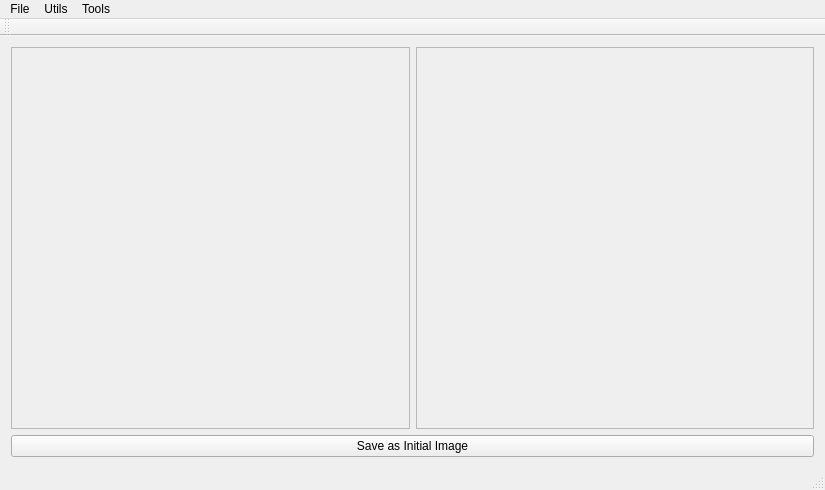
<?xml version="1.0" encoding="UTF-8"?>
<ui version="4.0">
 <class>MainWindow</class>
 <widget class="QMainWindow" name="MainWindow">
  <property name="geometry">
   <rect>
    <x>0</x>
    <y>0</y>
    <width>825</width>
    <height>490</height>
   </rect>
  </property>
  <property name="windowTitle">
   <string>ImageProcessingTool</string>
  </property>
  <widget class="QWidget" name="centralWidget">
   <layout class="QGridLayout" name="gridLayout">
    <item row="0" column="0">
     <widget class="QScrollArea" name="scrollArea">
      <property name="enabled">
       <bool>true</bool>
      </property>
      <property name="sizeAdjustPolicy">
       <enum>QAbstractScrollArea::AdjustToContents</enum>
      </property>
      <property name="widgetResizable">
       <bool>true</bool>
      </property>
      <widget class="QWidget" name="scrollAreaWidgetContents_5">
       <property name="geometry">
        <rect>
         <x>0</x>
         <y>0</y>
         <width>399</width>
         <height>388</height>
        </rect>
       </property>
       <layout class="QHBoxLayout" name="horizontalLayout_2">
        <item alignment="Qt::AlignLeft|Qt::AlignTop">
         <widget class="QLabel" name="label">
          <property name="maximumSize">
           <size>
            <width>16777215</width>
            <height>16777215</height>
           </size>
          </property>
          <property name="autoFillBackground">
           <bool>false</bool>
          </property>
          <property name="text">
           <string/>
          </property>
         </widget>
        </item>
       </layout>
      </widget>
     </widget>
    </item>
    <item row="0" column="1">
     <widget class="QScrollArea" name="scrollArea_2">
      <property name="acceptDrops">
       <bool>false</bool>
      </property>
      <property name="autoFillBackground">
       <bool>false</bool>
      </property>
      <property name="sizeAdjustPolicy">
       <enum>QAbstractScrollArea::AdjustToContents</enum>
      </property>
      <property name="widgetResizable">
       <bool>true</bool>
      </property>
      <widget class="QWidget" name="scrollAreaWidgetContents_6">
       <property name="geometry">
        <rect>
         <x>0</x>
         <y>0</y>
         <width>398</width>
         <height>388</height>
        </rect>
       </property>
       <layout class="QHBoxLayout" name="horizontalLayout">
        <item alignment="Qt::AlignLeft|Qt::AlignTop">
         <widget class="QLabel" name="label_2">
          <property name="maximumSize">
           <size>
            <width>16777215</width>
            <height>16777215</height>
           </size>
          </property>
          <property name="autoFillBackground">
           <bool>false</bool>
          </property>
          <property name="text">
           <string/>
          </property>
         </widget>
        </item>
       </layout>
      </widget>
     </widget>
    </item>
    <item row="1" column="0" colspan="2">
     <widget class="QPushButton" name="btnSaveAsInitialImage">
      <property name="text">
       <string>Save as Initial Image</string>
      </property>
     </widget>
    </item>
   </layout>
  </widget>
  <widget class="QMenuBar" name="menuBar">
   <property name="geometry">
    <rect>
     <x>0</x>
     <y>0</y>
     <width>825</width>
     <height>21</height>
    </rect>
   </property>
   <widget class="QMenu" name="menuFile">
    <property name="title">
     <string>File</string>
    </property>
    <widget class="QMenu" name="menuOpen">
     <property name="title">
      <string>Open</string>
     </property>
     <addaction name="actionGreyscale"/>
     <addaction name="actionColor"/>
    </widget>
    <addaction name="menuOpen"/>
    <addaction name="actionSave_as"/>
   </widget>
   <widget class="QMenu" name="menuLaunch_Smart_Dialog">
    <property name="title">
     <string>Utils</string>
    </property>
    <widget class="QMenu" name="menuLaunch_Smart_Dialog_2">
     <property name="title">
      <string>Launch Smart Dialog</string>
     </property>
     <addaction name="actionLamba"/>
     <addaction name="actionGama"/>
    </widget>
    <addaction name="menuLaunch_Smart_Dialog_2"/>
   </widget>
   <widget class="QMenu" name="menuTools">
    <property name="title">
     <string>Tools</string>
    </property>
    <addaction name="actionRevert_colors"/>
    <addaction name="actionPlot_grey_level"/>
    <addaction name="actionLaunch_magnifier"/>
   </widget>
   <addaction name="menuFile"/>
   <addaction name="menuLaunch_Smart_Dialog"/>
   <addaction name="menuTools"/>
  </widget>
  <widget class="QToolBar" name="mainToolBar">
   <attribute name="toolBarArea">
    <enum>TopToolBarArea</enum>
   </attribute>
   <attribute name="toolBarBreak">
    <bool>false</bool>
   </attribute>
  </widget>
  <widget class="QStatusBar" name="statusBar"/>
  <action name="actionGreyscale">
   <property name="text">
    <string>Greyscale</string>
   </property>
  </action>
  <action name="actionSave_as">
   <property name="text">
    <string>Save as</string>
   </property>
  </action>
  <action name="actionColor">
   <property name="text">
    <string>Color</string>
   </property>
  </action>
  <action name="actionLamba">
   <property name="text">
    <string>Lambda</string>
   </property>
  </action>
  <action name="actionRevert_colors">
   <property name="text">
    <string>Revert colors</string>
   </property>
  </action>
  <action name="actionPlot_grey_level">
   <property name="text">
    <string>Plot grey level</string>
   </property>
  </action>
  <action name="actionLaunch_magnifier">
   <property name="text">
    <string>Launch magnifier</string>
   </property>
  </action>
  <action name="actionGama">
   <property name="text">
    <string>Gama</string>
   </property>
  </action>
 </widget>
 <layoutdefault spacing="6" margin="11"/>
 <resources/>
 <connections/>
</ui>
